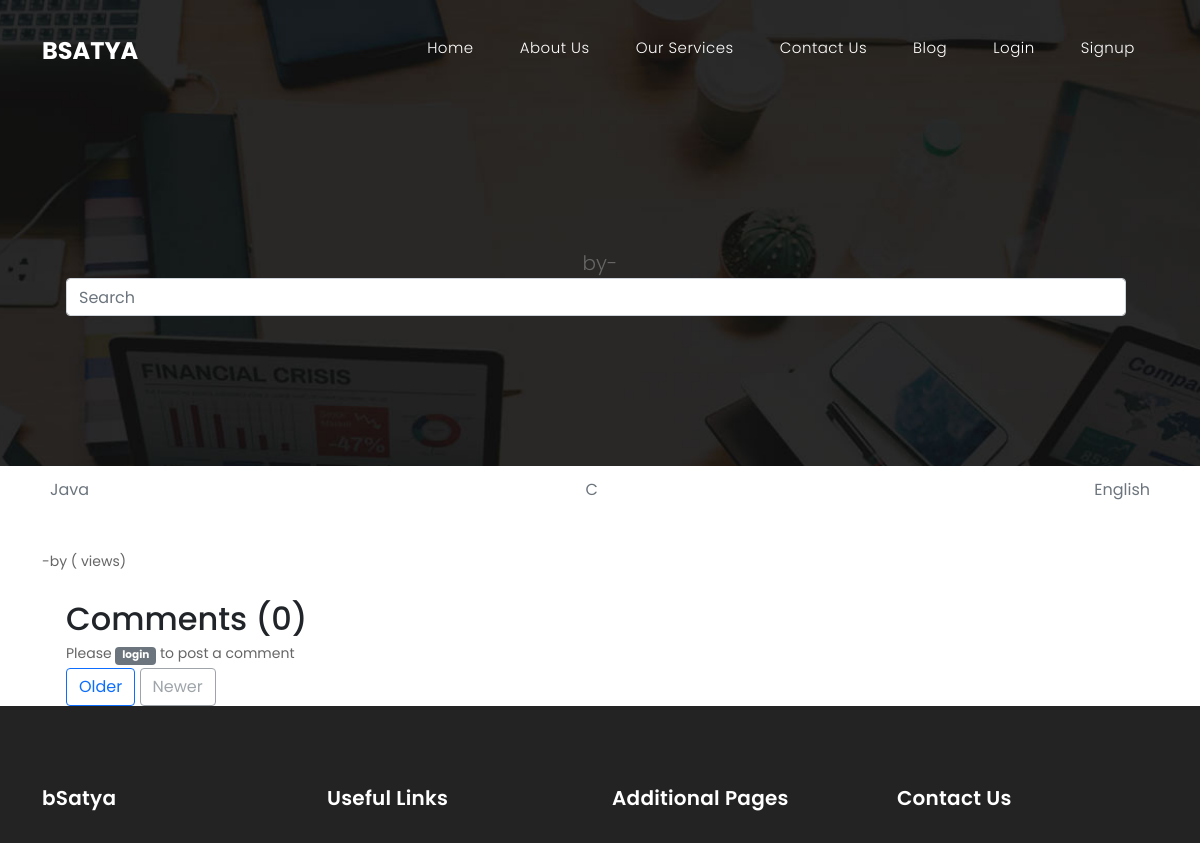
/blog/ds (upper part), run on an earlier commit of the app's database.
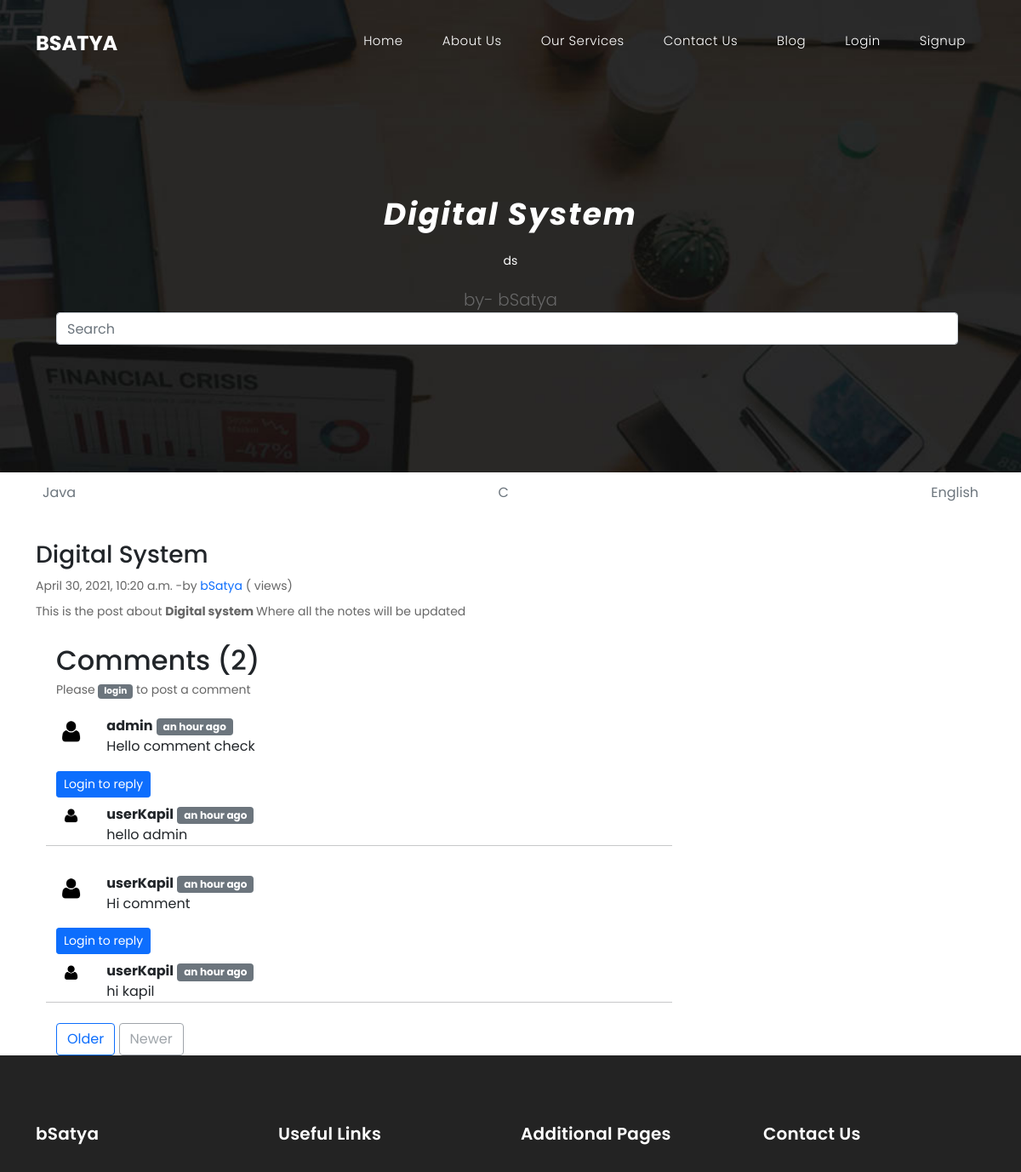
And on a later commit of the database.
### blog/models.py (models this page shows, shortened)
class Post(models.Model):
    sno = models.AutoField(primary_key=True)
    title = models.CharField(max_length=1000)
    content = models.TextField(blank=True, null=True)
    author = models.CharField(max_length=255)
    slug = models.CharField(max_length=255)
    timeStamp = models.DateTimeField(blank=True)

### comment/models.py (models this page shows, shortened)
class BlogComment(models.Model):
    sno = models.AutoField(primary_key=True)
    comment = models.TextField(blank=True, null=True)
    user = models.ForeignKey(User, on_delete= models.CASCADE)
    post = models.ForeignKey(Post, on_delete=models.CASCADE)
    parent = models.ForeignKey('self',on_delete=models.CASCADE, null= True)
    timestamp = models.DateTimeField(default=now)

### blog/views.py (the view)
# urls.py: path('<str:slug>', views.blogPost, name='blogPost'),
def blogPost(request, slug):
    post = Post.objects.filter(slug=slug).first()
    comments = BlogComment.objects.filter(post=post)
    comments = BlogComment.objects.filter(post=post, parent=None)
    replies = BlogComment.objects.filter(post=post).exclude(parent=None)
    replyDict = {}
    for reply in replies:
        if reply.parent.sno not in replyDict.keys():
            replyDict[reply.parent.sno] = [reply]
        else:
            replyDict[reply.parent.sno].append(reply)
    context = {'post': post,'comments':comments,'user' : request.user, 'replyDict' : replyDict}
    return render(request, 'blog/blogPost.html', context)

### blog/templatetags/extras.py (called while the page is built)
@register.filter(name='get_val')
def get_val(dict, key):
    return dict.get(key)

### templates/blog/blogPost.html (shortened to what this page needs)
{% extends 'base.html' %} {% block title %}Blog post{% endblock title %}
{%block page-content %}
{% load humanize %}
{% load extras %}
<div class="page-heading header-text">
  <div class="container">
    <div class="row">
      <div class="col-md-12">
        <h1 class="display-4 fst-italic">{{post.title}}</h1>
        <p class="text-white my-3">{{post.slug}}</p>
        <p class="lead">by- {{post.author}}</p>
        <div class="container">
          <form class="d-flex" method="GET" action="{% url 'search'%}">
            <input class="form-control me-2" type="search" placeholder="Search" aria-label="Search" name="query"
              id="query" />
          </form>
        </div>
      </div>
    </div>
  </div>
</div>
{% endblock page-content %} {% block body %} {% block blog-nav %}
<div class="container">
  <div class="nav-scroller py-1 mb-2">
    <nav class="nav d-flex justify-content-between">
      <a class="p-2 link-secondary" href="#">Java</a>
      <a class="p-2 link-secondary" href="#">C</a>
      <a class="p-2 link-secondary" href="#">English</a>
    </nav>
  </div>
</div>
{% endblock blog-nav %}
<main class="container">
  <div class="row">
    <div class="col-md-8">
      <article class="blog-post">
        <h3 class="mt-4">{{post.title}}</h3>
        <p class="blog-post-meta mt-1">
          {{post.timeStamp}} -by
          <a href="/about"> {{post.author}}</a> ({{post.views}} views)
        </p>
        <p>{{post.content |safe}}</p>
      </article>
      <div class="container ">
        <h2 class="mt-4 ">Comments ({{comments.count}})</h2>
        {% if user.is_authenticated %}
        <form action="/comment/postComment" method="post">
          {% csrf_token %}
          <input type="hidden" name="postSno" value="{{post.sno}} ">
          <div class="mb-3">
            <div id="commenthelp" class="form-text">Enter your comment here</div>
            <input type="text" class="form-control" name="comment" id="comment" placeholder="Enter your comment">
          </div>
          <input type="hidden" name="{{post.sno}} " value="{{post.sno}} ">
          <input type="hidden" name="parentSno" id="" value="">
          <button type="submit" class="btn btn-outline-primary">Submit</button>
        </form>
        {% else %}
        <p> Please <a href="/./accounts/login"> <span class="badge badge-secondary">login</span> </a> to post a comment
        </p>
        {% endif %}
        {% for comment in comments %}
        <div class="row my-3 ">
          <div class="col-md-1"><img src="/static/assets/images/user.png" class="w-100 rounded mx-auto d-block p-1">
          </div>
          <div class="col-md-11"> <b> {{comment.user.username}}</b> <span
              class="badge badge-secondary">{{comment.timestamp| naturaltime }} </span>
            <div> {{comment.comment}}</div>
          </div>
         </div>
          <div class="reply mx-0 ">
            <p>
              {% if user.is_authenticated %}
              <div class="mx-2" >
              <a class="btn btn-sm btn-primary" data-bs-toggle="collapse" href="#replybox{{comment.sno}}" role="button"
                aria-expanded="false" aria-controls="replybox{{comment.sno}}">
                Reply
              </a>
              </div>
            </p>
            <div class="collapse my-2" id="replybox{{comment.sno}}">
              <div class="card card-body">
                <form action="/comment/postComment" method="post">
                  {% csrf_token %}
                  <input type="hidden" name="postSno" value="{{post.sno}} ">
                  <div class="mb-3">
                    <div id="commenthelp" class="form-text">Post a reply</div>
                    <input type="text" class="form-control" name="comment" id="comment"
                      placeholder="Enter your comment">
                    <input type="hidden" name="parentSno" id="" value="{{comment.sno}} ">
                  </div>
                  <input type="hidden" name="postSno" value="{{post.sno}}">
                  <button type="submit" class="btn btn-outline-primary">Submit</button>
                </form>
              </div>
            </div>
          {% else %}
           <a class="btn btn-sm btn-primary" data-bs-toggle="collapse" href="#replybox{{comment.sno}}" role="button"
                aria-expanded="false" aria-controls="replybox{{comment.sno}}" disabled>
                Login to reply
              </a>
            {% endif %}
            <div class="replies my-2">
              {% for reply in replyDict|get_val:comment.sno %}
                <div class="row my-2 ">
                  <div class="col-md-1">
                   <img src="/static/assets/images/user.png" class="w-75 rounded mx-auto d-block p-1">
                  </div>
                  <div class="col-md-11">
                   <b> {{reply.user.username}}</b>
                  <span class="badge badge-secondary">{{reply.timestamp| naturaltime }}</span>
                <div> {{reply.comment}}
                <br>
                </div>
              </div>
              {% endfor %}
<hr>
            </div>
          </div>
        </div>
        {% endfor %}
      <nav class="blog-pagination" aria-label="Pagination">
        <a class="btn btn-outline-primary" href="#">Older</a>
        <a class="btn btn-outline-secondary disabled" href="#" tabindex="-1" aria-disabled="true">Newer</a>
      </nav>
    </div>
  </div>
</main>
{% endblock body %}

### templates/base.html (shortened to what this page needs)
{% load static %}
<!DOCTYPE html>
<html lang="en">
  <head>
    <link
      href="{% static 'vendor/bootstrap/css/bootstrap.min.css' %}"
      rel="stylesheet"
    />
    <link href="https://cdn.jsdelivr.net/npm/bootstrap@5.0.0-beta3/dist/css/bootstrap.min.css" rel="stylesheet"
 /
    <link rel="stylesheet" href="{% static 'assets/css/fontawesome.css' %}" />
    <link
      rel="stylesheet"
      href="{% static 'assets/css/templatemo-finance-business.css' %}"
    />
    <link rel="stylesheet" href="{% static 'assets/css/owl.css' %}" />
  </head>
  <body>
    <header class="">
      <nav class="navbar navbar-expand-lg">
        <div class="container">
          <a class="navbar-brand" href="/">
            <h2>bSatya</h2>
          </a>
          <div class="collapse navbar-collapse" id="navbarResponsive">
            <ul class="navbar-nav ml-auto">
              <li
                class="nav-item {% block homeActive %}{% endblock homeActive %}"
              >
                <a class="nav-link" href="/"
                  >Home
                </a>
              </li>
              <li
                class="nav-item {% block aboutActive %}{% endblock aboutActive %}"
              >
                <a class="nav-link" href="/about">About Us</a>
              </li>
              <li
                class="nav-item {% block serviceActive %}{% endblock serviceActive %}"
              >
                <a class="nav-link" href="/service">Our Services</a>
              </li>
              <li
                class="nav-item {% block contactActive %}{% endblock contactActive %}"
              >
                <a class="nav-link" href="/./contact/contact">Contact Us</a>
              </li>
               <li class="nav-item {% block blogActive %}{% endblock blogActive %} ">
                <a class="nav-link" href="/./blog">Blog</a>
              </li>
              {% if user.is_authenticated %}
{% comment %}
              <li class="nav-item active">
                <a class="nav-link" href="/">hello {{user.username}} </a>
              </li> {% endcomment %}
              <li
                class="nav-item {% block logoutActive %}{% endblock logoutActive %}"
              >
                <a class="nav-link" href="/./accounts/logout">logout</a>
              </li>
              {% else %}
              <li
                class="nav-item {% block loginActive %}{% endblock loginActive %}"
              >
                <a class="nav-link" href="/./accounts/login">Login </a>
              </li>
              <li
                class="nav-item {% block signupActive %}{% endblock signupActive %}"
              >
                <a class="nav-link" href="/./accounts/register">Signup</a>
              </li>
              {% endif %}
            </ul>
          </div>
        </div>
      </nav>
    </header>
    {% block page-content %}
    {% endblock page-content %}
    {% block body %} {% endblock body %}
    <footer>
      <div class="container">
        <div class="row">
          <div class="col-md-3 footer-item">
            <h4>bSatya</h4>
          </div>
          <div class="col-md-3 footer-item">
            <h4>Useful Links</h4>
          </div>
          <div class="col-md-3 footer-item">
            <h4>Additional Pages</h4>
          </div>
          <div class="col-md-3 footer-item last-item">
            <h4>Contact Us</h4>
          </div>
        </div>
      </div>
    </footer>
  </body>
</html>

### static/assets/css/templatemo-finance-business.css (style rules this page uses)
body { font-family: 'Poppins', sans-serif; overflow-x: hidden; text-rendering: optimizeLegibility; -webkit-font-smoothing: antialiased; -moz-osx-font-smoothing: grayscale; }
p { margin-bottom: 0px; font-size: 14px; color: #666666; line-height: 30px; }
a { text-decoration: none!important; }
ul { padding: 0; margin: 0; list-style: none; }
h1,h2,h3,h4,h5,h6 { margin: 0px; }
header { position: absolute; z-index: 99999; width: 100%; background-color: transparent!important; height: 80px; -webkit-transition: all 0.3s ease-in-out 0s; -moz-transition: all 0.3s ease-in-out 0s; -o-transition: all 0.3s ease-in-out 0s; transition: all 0.3s ease-in-out 0s; }
header .navbar { padding: 20px 0px; }
.navbar .navbar-brand { float: left; margin-top: 12px; outline: none; }
.navbar .navbar-brand h2 { color: #fff; text-transform: uppercase; font-size: 24px; font-weight: 700; -webkit-transition: all .3s ease 0s; -moz-transition: all .3s ease 0s; -o-transition: all .3s ease 0s; transition: all .3s ease 0s; }
#navbarResponsive { z-index: 999; }
.navbar-collapse { text-align: center; }
.navbar .navbar-nav .nav-item { margin: 0px 15px; }
.navbar .navbar-nav a.nav-link { text-transform: capitalize; font-size: 15px; font-weight: 300; letter-spacing: 0.5px; color: #fff; transition: all 0.5s; margin-top: 5px; }
*, *:before, *:after { -webkit-box-sizing: border-box; box-sizing: border-box; -webkit-font-smoothing: antialiased; -moz-osx-font-smoothing: grayscale; }
footer { background-color: #232323; padding: 80px 0px; color: #fff; }
footer h4 { color: #fff; font-size: 20px; font-weight: 600; letter-spacing: 0.25px; margin-bottom: 35px; }
.page-heading { text-align: center; background-image: url(../images/page-heading-bg.jpg); background-position: center center; background-repeat: no-repeat; background-size: cover; padding: 230px 0px 150px 0px; color: #fff; }
.page-heading h1 { text-transform: capitalize; font-size: 36px; font-weight: 700; letter-spacing: 2px; margin-bottom: 18px; }

What changed in the data, as far as the page shows it:
now on this page (row edited): Post: title "Digital System", slug "ds", author "bSatya", timeStamp "April 30, 2021, 10:20 a.m.", content "This is the post about Digital system Where all the notes will be updated"
added BlogComment: user.username "admin", timestamp "an hour ago", comment "Hello comment check", shown under "Comments (2)"
added BlogComment: user.username "userKapil", timestamp "an hour ago", comment "hello admin", shown under "admin"
added BlogComment: user.username "userKapil", timestamp "an hour ago", comment "Hi comment", shown under "Comments (2)"
added BlogComment: user.username "userKapil", timestamp "an hour ago", comment "hi kapil"
Also different on the page:
{{ comments.count }}: "0" → "2"
